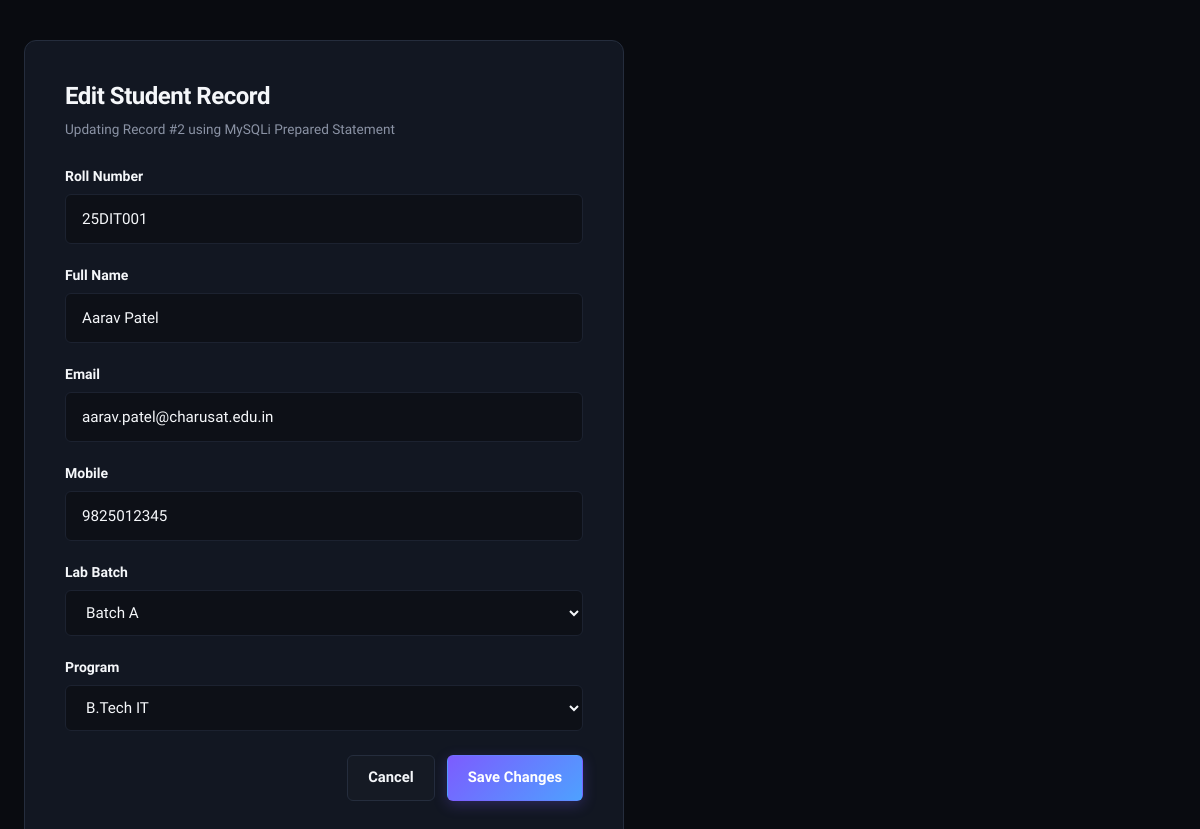
The app's page /WDF/Practical_11_Student_Management_CRUD/edit.php?id=2, older data.
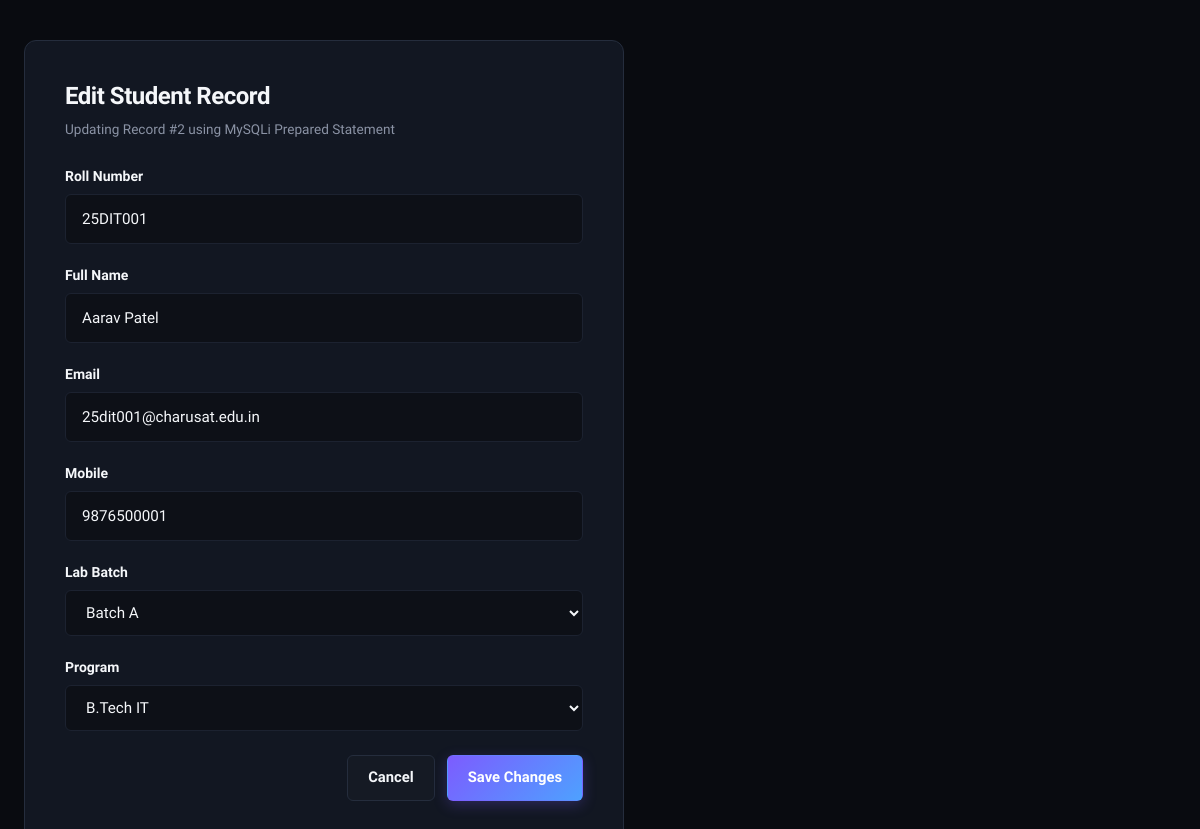
The same page, newer data.
### tables this page shows
CREATE TABLE `students` (
  `id` INT UNSIGNED NOT NULL AUTO_INCREMENT,
  `user_id` INT UNSIGNED NULL,
  `roll_no` VARCHAR(20) NOT NULL,
  `name` VARCHAR(100) NOT NULL,
  `email` VARCHAR(120) NOT NULL,
  `mobile` VARCHAR(15) NOT NULL,
  `course` VARCHAR(60) NOT NULL DEFAULT 'B.Tech IT',
  `semester` TINYINT UNSIGNED NOT NULL DEFAULT 3,
  `year` TINYINT UNSIGNED NOT NULL DEFAULT 2,
  `gender` ENUM('Male', 'Female', 'Other') NOT NULL DEFAULT 'Male',
  `division` VARCHAR(10) NOT NULL DEFAULT '3IT-A',
  `batch` VARCHAR(10) NOT NULL DEFAULT 'Batch A',
  `created_at` TIMESTAMP NOT NULL DEFAULT CURRENT_TIMESTAMP,
  PRIMARY KEY (`id`),
  UNIQUE KEY `idx_students_roll_no` (`roll_no`),
  UNIQUE KEY `idx_students_email` (`email`),
  KEY `idx_students_batch` (`batch`),
  KEY `idx_students_user_id` (`user_id`),
  CONSTRAINT `fk_students_user` FOREIGN KEY (`user_id`) REFERENCES `users` (`id`) ON DELETE SET NULL ON UPDATE CASCADE
);

### WDF/Practical_11_Student_Management_CRUD/edit.php (the view, shortened to what this page needs)
<?php
$mysqli = getMysqliConnection();
$id = isset($_GET['id']) ? (int)$_GET['id'] : 0;
$stmt = $mysqli->prepare('SELECT * FROM students WHERE id = ? LIMIT 1');
$stmt->bind_param('i', $id);
$stmt->execute();
$student = $stmt->get_result()->fetch_assoc();
?>
<!DOCTYPE html>
<html lang="en">
<head>
  <link rel="stylesheet" href="../../css/global.css">
  <link rel="stylesheet" href="../../css/components.css">
</head>
<body>
  <div class="card">
    <h2 style="font-size: 1.5rem; margin-bottom: 0.5rem;">Edit Student Record</h2>
    <p style="color: var(--text-secondary); font-size: 0.85rem; margin-bottom: 1.5rem;">Updating Record #<?= $id ?> using MySQLi Prepared Statement</p>
    <form method="POST" action="edit.php?id=<?= $id ?>">
      <div class="form-row">
        <div class="form-group">
          <label class="form-label">Roll Number</label>
          <input type="text" name="roll_no" class="form-input" value="<?= htmlspecialchars($student['roll_no']) ?>" required>
        </div>
        <div class="form-group">
          <label class="form-label">Full Name</label>
          <input type="text" name="name" class="form-input" value="<?= htmlspecialchars($student['name']) ?>" required>
        </div>
      </div>
      <div class="form-row">
        <div class="form-group">
          <label class="form-label">Email</label>
          <input type="email" name="email" class="form-input" value="<?= htmlspecialchars($student['email']) ?>" required>
        </div>
        <div class="form-group">
          <label class="form-label">Mobile</label>
          <input type="tel" name="mobile" class="form-input" value="<?= htmlspecialchars($student['mobile']) ?>" required>
        </div>
      </div>
      <div class="form-row">
        <div class="form-group">
          <label class="form-label">Lab Batch</label>
          <select name="batch" class="form-select">
            <option value="Batch A" <?= $student['batch'] === 'Batch A' ? 'selected' : '' ?>>Batch A</option>
          </select>
        </div>
        <div class="form-group">
          <label class="form-label">Program</label>
          <select name="course" class="form-select">
            <option value="B.Tech IT" <?= $student['course'] === 'B.Tech IT' ? 'selected' : '' ?>>B.Tech IT</option>
          </select>
        </div>
      </div>
      <div style="display: flex; justify-content: flex-end; gap: 0.75rem; margin-top: 1.5rem;">
        <a href="index.php" class="btn btn-secondary">Cancel</a>
        <button type="submit" class="btn btn-primary">Save Changes</button>
      </div>
    </form>
  </div>
</body>
</html>

Row changes from the older to the newer data that the page shows:
changed students "25DIT001": email "aarav.patel@charusat.edu.in" → "25dit001@charusat.edu.in"; mobile "9825012345" → "9876500001"
